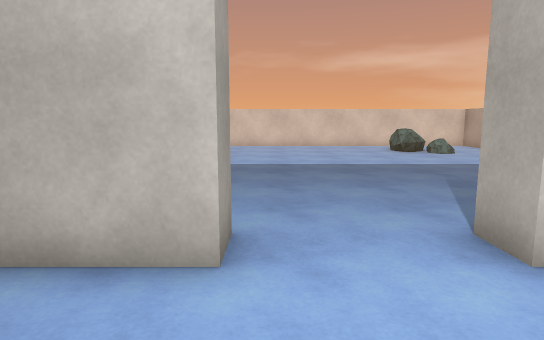
View 1 (above)

18 first-person views from a walk through a Unity game level. The camera is 1.4 m above the floor, tilts 8° down and sees 75° across. The floor is counted in squares, 1 m on a side. Each view is taken from the middle of a square. On the plan, view 1 faces up. The plan holds only what a view shows up to about 15 squares ahead; the rest is blank. The place goes on beyond the plan. The player character is not drawn. Some surface patterns are stand-ins.

View 2
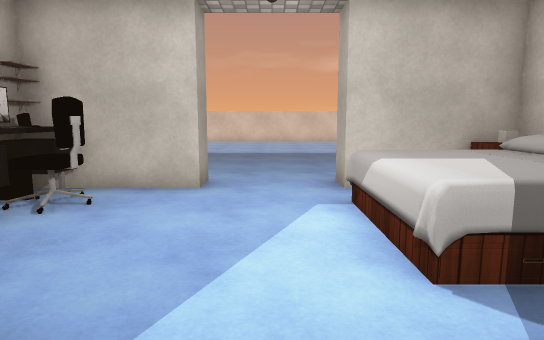

View 3
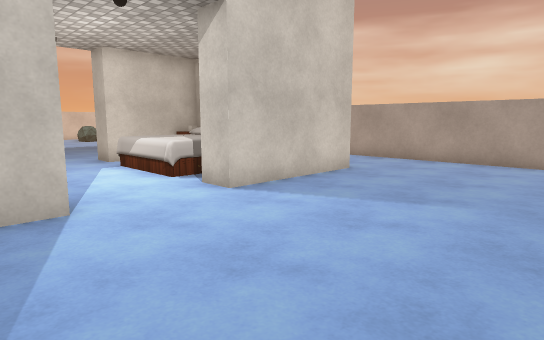

View 4
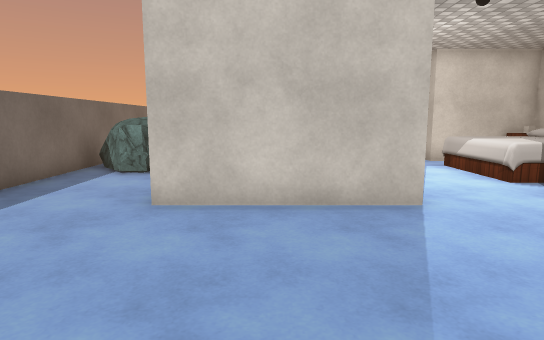

View 5
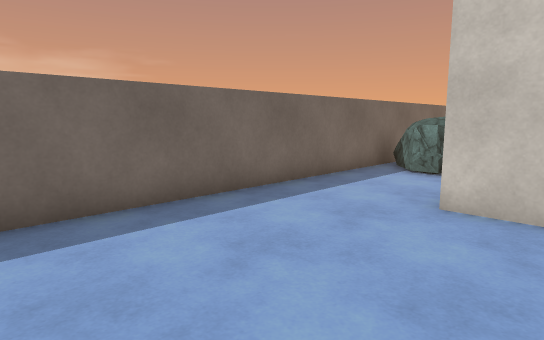

View 6
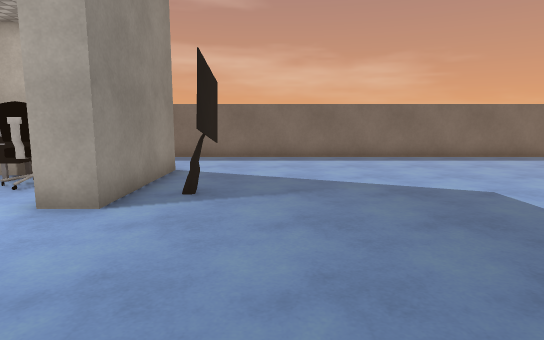

View 7
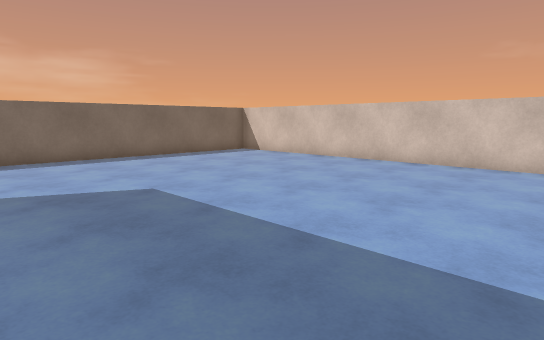

View 8
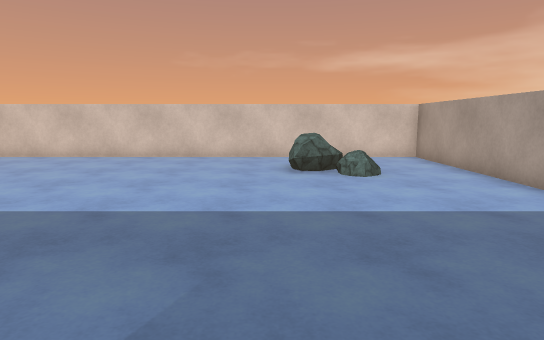

View 9
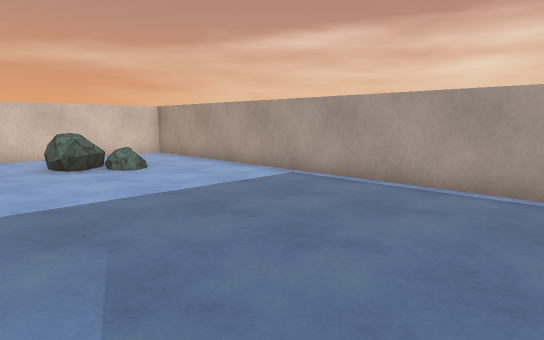

View 10
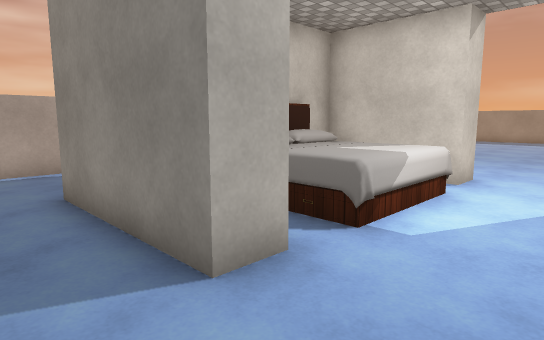

View 11
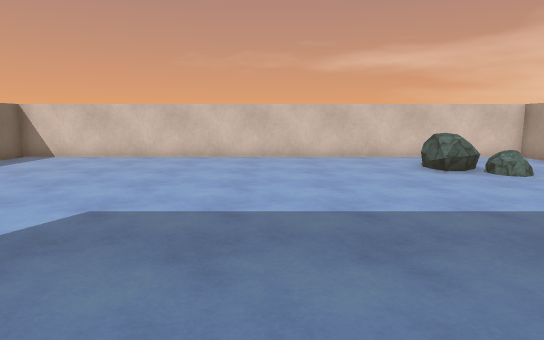

View 12
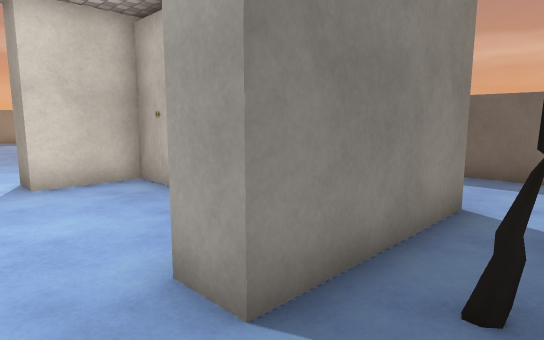

View 13
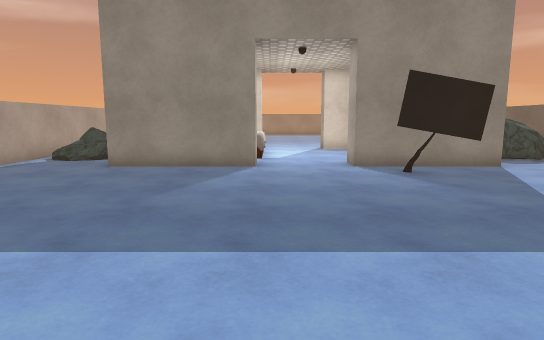

View 14
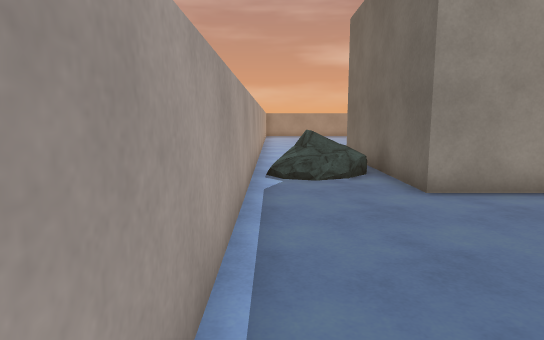

View 15
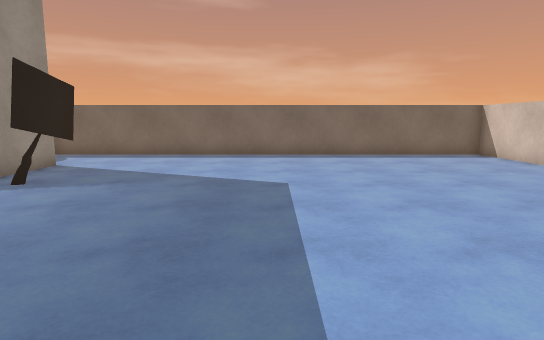

View 16
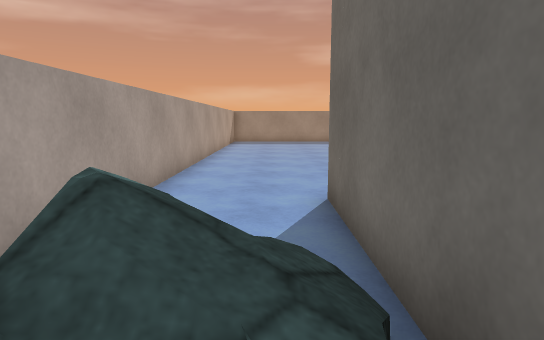

View 17
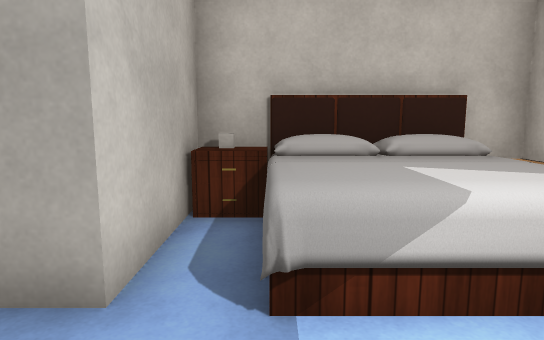

View 18
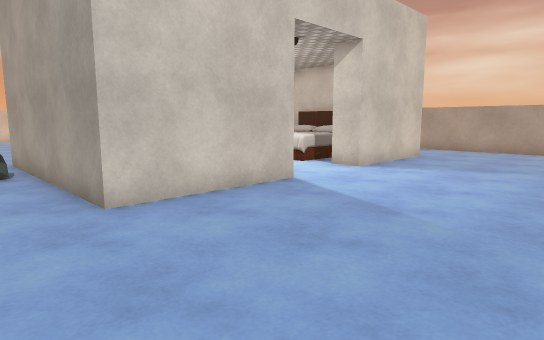

### Floor plan
Points are (right, up) in squares from view 1. A wall is a line through its corners. A room is listed if a view was taken in it or the views show most of it. See-through windows are left out.
Room 1 (views 1, 2, 3, 4, 5, 6, 7, 8, 9, 10, 11, 12, 13, 14, 15, 16, 17, 18)
walls: (-3.6, 5.7) (-2.4, 5.7); (6, 2) (6, 3.2) (2.5, 3.2) (2.5, 4.3) (7, 4.3) (7, -3.3) (2.5, -3.3) (2.5, -2.2) (6, -2.2) (6, -1.1); (-2.9, -2.2) (-0.5, -2.2) (-0.5, -3.3) (-5, -3.3) (-5, 4.3) (-0.5, 4.3) (-0.5, 3.2) (-4, 3.2); (10.5, -9.5) (10.5, 19.5) (-8.5, 19.5) (-8.5, -8.4)
low walls: (-4, 0.9) (-4, 0)
objects: other object (-8, 0) to (-6, 2); other object (-3, -1) to (-3, 0); other object (-3, 1) to (-2, 2); other object (-2, 6); other object (2, -1) to (5, 2); other object (5, -2) to (5, -1); other object (5, 2); other object (6, 16)

Positions as (right, up) in squares from view 1, and headings:
1: (0, 0), facing up
2: (1, -4), facing up
3: (-2, -9), facing up-right
4: (-3, -9), facing up
5: (-3, -9), facing up-left
6: (5, 7), facing left
7: (5, 8), facing up-left
8: (5, 6), facing up
9: (3, 5), facing up-right
10: (0, 6), facing down-right
11: (1, 6), facing up
12: (1, 6), facing down-left
13: (2, 15), facing down
14: (10, 11), facing down
15: (6, 11), facing left
16: (8, 3), facing down
17: (0, 2), facing right
18: (-7, -9), facing up-right
